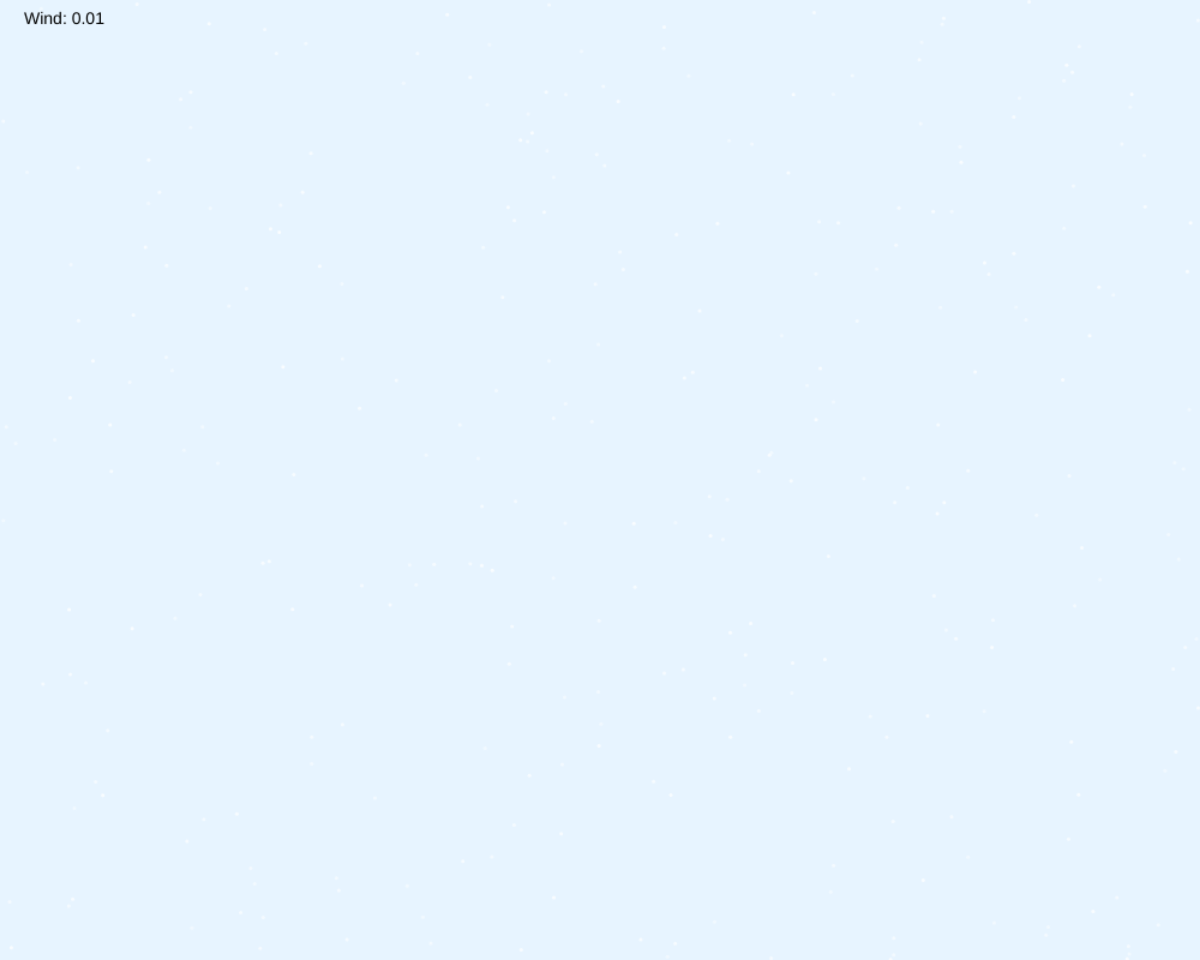
Frame 1 (no input)
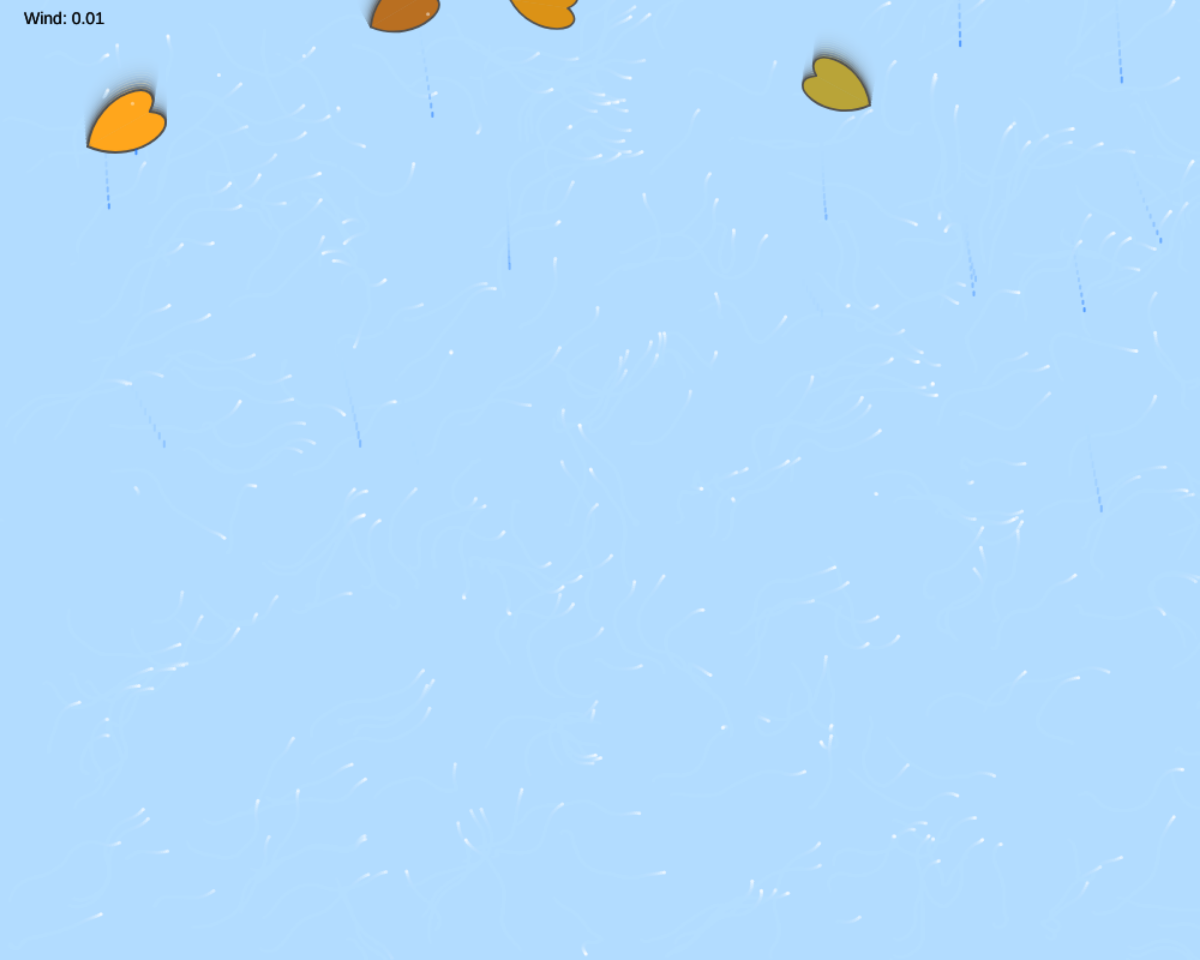
Frame 60 (no input)
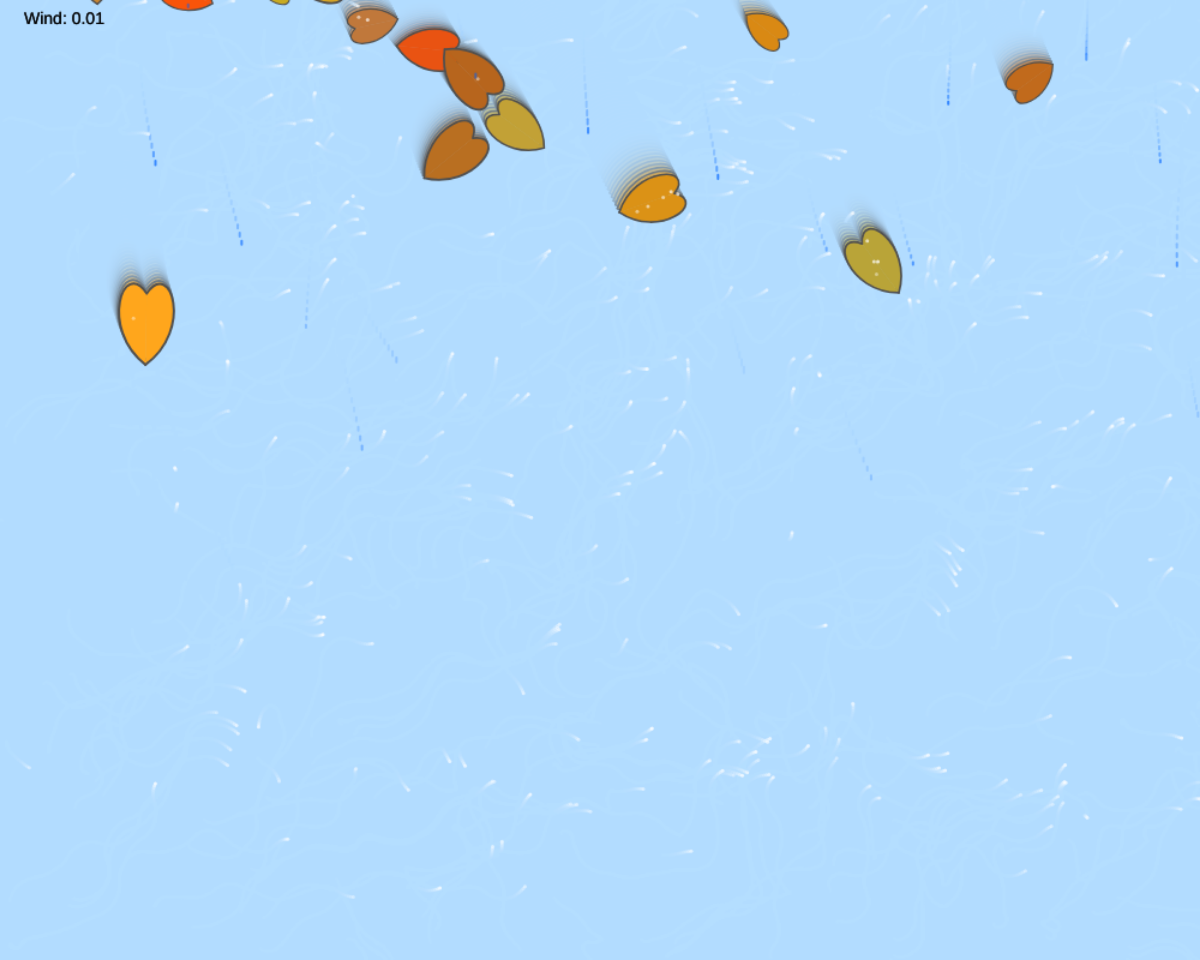
Frame 120 (the mouse pressed at the canvas centre since frame 60)

The p5.js sketch that drew these frames (run headless with seeded random() and noise() and a simulated clock; from frame 60 on, the mouse is pressed at the canvas centre):

// p5.js sketch
// ── sketch.js
let leaves = [];
let drops = [];
let windParticles = [];
let zoff = 0;
let wind = 0.01;
let windOffset = 0;

function setup() {
  createCanvas(window.innerWidth - 200, window.innerHeight - 200);
  noStroke();
  for (let i = 0; i < 5; i++) leaves.push(new Leaf());
  for (let i = 0; i < 300; i++) windParticles.push(new WindParticle());

  let zoomFactor = min(window.innerWidth / width, window.innerHeight / height);
  let cnv = document.querySelector("canvas");
  cnv.style.width = width * zoomFactor + "px";
  cnv.style.height = height * zoomFactor + "px";
}

function draw() {
  background(180, 220, 255, 80);

  // Flowfield bewegt sich auch leicht in der Zeit, sonst gleiche Strömungen
  zoff += 0.1;

  // Adding Objects
  if (random(1) < 0.1) leaves.push(new Leaf());
  if (random(1) < 0.3) drops.push(new Drop());

  // Updating
  for (let i = leaves.length - 1; i >= 0; i--) {
    let leaf = leaves[i];
    leaf.update(wind);
    leaf.show();
    if (leaf.finished()) leaves.splice(i, 1);
  }
  for (let i = drops.length - 1; i >= 0; i--) {
    let drop = drops[i];
    drop.update(wind);
    drop.show();
    if (drop.finished()) drops.splice(i, 1);
  }

  for (let i = 0; i < windParticles.length; i++) {
    let p = windParticles[i];
    p.followFlow();
    p.update();
    p.show();
  }

  // Anzeige
  fill(0);
  noStroke();
  textSize(14);
  text(`Wind: ${nf(wind, 1, 2)}`, 20, 20);
}

// Bewegung an jeder Stelle auf Canvas
// zoff sonst strom
// scale mischung aus chaos und einheitlich
function flowAt(x, y) {
  let scale = 0.01;
  let angle = noise(x * scale, y * scale, zoff) * TWO_PI * 2; // Dadurch entsteht flow
  return createVector(cos(angle), sin(angle));
}

function keyPressed() {
  if (key === "a") wind -= 0.1;
  if (key === "d") wind += 0.1;
  if (key === " ") wind = 0;
}

class WindParticle {
  constructor() {
    this.pos = createVector(random(width), random(height));
    this.vel = createVector(0, 0);
    this.alpha = random(100, 200);
  }

  followFlow() {
    let flow = flowAt(this.pos.x, this.pos.y);
    this.vel.add(flow.mult(0.2));
  }

  update() {
    this.pos.add(this.vel);
    this.vel.limit(2);
    if (this.pos.x < 0 || this.pos.x > width || this.pos.y < 0 || this.pos.y > height) {
      this.pos = createVector(random(width), random(height));
      this.vel.mult(0);
    }
  }

  show() {
    stroke(255, this.alpha);
    strokeWeight(3);
    point(this.pos.x, this.pos.y);
  }
}

class Leaf {
  constructor() {
    this.x = random(width);
    this.y = random(-200, 0);
    this.movement_side = random(-0.5, 0.5);
    this.movement_down = random(1, 2);
    this.gravity = 0.01;
    this.start_angle = random(TWO_PI);
    this.rotationSpeed = random(-0.02, 0.02);
    this.alpha = 255;
    this.size = random(0.5, 1);
    let r = random(180, 255);
    let g = random(80, 180);
    let b = random(0, 60);
    this.color = color(r, g, b, this.alpha);
  }

  update(wind) {
    let flow = flowAt(this.x, this.y);

    this.movement_side += (flow.x * 0.05 + wind * 0.02);
    this.movement_side = constrain(this.movement_side, -1.5, 1.5);
    this.x += this.movement_side;

    this.movement_down += this.gravity;
    this.y += this.movement_down;
    this.start_angle += this.rotationSpeed + wind * 0.005;
  }

  show() {
    push();
    translate(this.x, this.y);
    rotate(this.start_angle);
    scale(this.size);
    fill(this.color);
    stroke(80, this.alpha);
    strokeWeight(2);
    bezier(0, 0, 20, -30, 40, 30, 0, 60);
    bezier(0, 0, -20, -30, -40, 30, 0, 60);
    pop();
  }

  finished() {
    return this.y > height + 60;
  }
}

class Drop {
  constructor() {
    this.x = random(width);
    this.y = random(-50, 0);
    this.vx = 0;
    this.vy = random(5, 8);
    this.alpha = random(150, 255);
    this.len = random(2, 5);
  }

  update(wind) {
    let flow = flowAt(this.x, this.y);
    this.vx += flow.x * 0.1 + wind * 0.1;
    this.x += this.vx;
    this.y += this.vy;
    this.alpha -= 2.5;
  }

  finished() {
    return this.alpha <= 0 || this.y > height;
  }

  show() {
    stroke(0, 100, 255, this.alpha);
    strokeWeight(2);
    line(this.x, this.y, this.x, this.y + this.len);
  }
}
